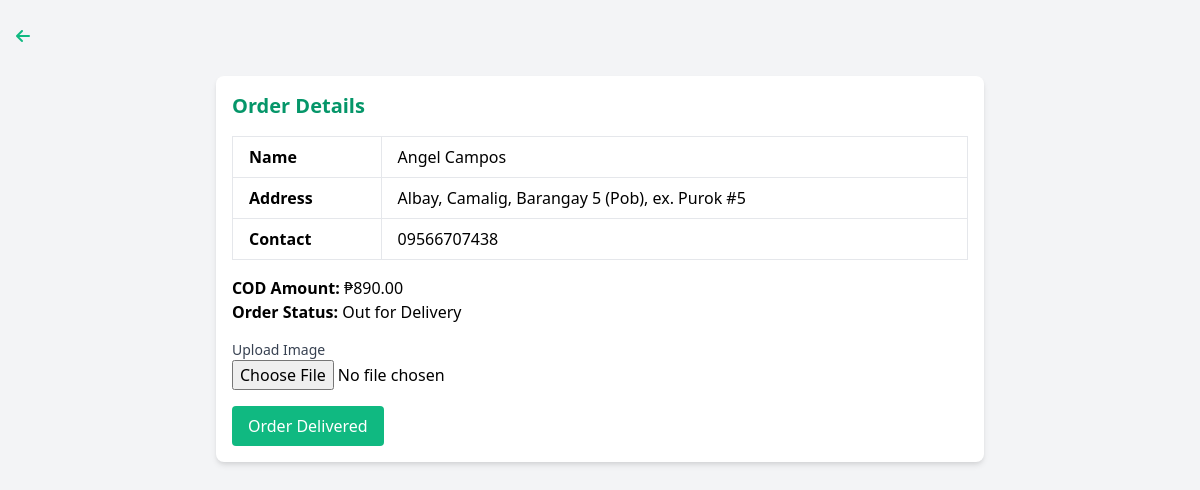
Screenshot of /rider/to_be_delivered.php?id=20 with the database file from the repository.
### tables this page shows
CREATE TABLE `orders` (
  `id` int(11) NOT NULL,
  `user_id` int(11) NOT NULL,
  `payment_method` varchar(255) NOT NULL,
  `ref_code` varchar(255) NOT NULL,
  `total_amount` decimal(10,2) NOT NULL,
  `prescription_image` longblob NOT NULL,
  `order_date` timestamp NOT NULL DEFAULT current_timestamp(),
  `order_status` varchar(50) NOT NULL DEFAULT 'Pending',
  `delivery_image` longblob DEFAULT NULL,
  `cancellation_reason` varchar(255) DEFAULT NULL
);

CREATE TABLE `users` (
  `id` int(11) NOT NULL,
  `email` varchar(255) NOT NULL,
  `password` varchar(255) NOT NULL,
  `firstname` varchar(255) NOT NULL,
  `lastname` varchar(255) NOT NULL,
  `contact` varchar(255) NOT NULL,
  `gender` varchar(50) NOT NULL,
  `city` varchar(225) NOT NULL,
  `province` varchar(225) NOT NULL,
  `barangay` varchar(255) NOT NULL,
  `additional_address` text DEFAULT NULL,
  `status` varchar(50) NOT NULL DEFAULT 'active'
);

### rider/to_be_delivered.php (the view, shortened to what this page needs)
<?php
$servername = "localhost";
$username = "root";
$password = "";
$dbname = "onlinepharmacy_db";
$conn = new mysqli($servername, $username, $password, $dbname);
if (isset($_GET['id'])) {
    $orderId = $_GET['id'];
    $sql = "SELECT o.id, o.user_id, CONCAT(u.firstname, ' ', u.lastname) AS name, CONCAT(u.province, ', ', u.city, ', ', u.barangay, ', ', u.additional_address) AS address,
            u.contact, o.payment_method, o.ref_code, o.total_amount, o.order_date, o.order_status, o.delivery_image
            FROM orders o
            JOIN users u ON o.user_id = u.id
            WHERE o.id = ?";
    $stmt = $conn->prepare($sql);
    $stmt->bind_param("i", $orderId);
    $stmt->execute();
    $result = $stmt->get_result();
    $order = $result->fetch_assoc();
    if ($order['order_status'] === 'Delivered') {
        $uploadHidden = true;
    } else {
        $uploadHidden = false;
    }
} else {
    die("Invalid request.");
}
?>
<!DOCTYPE html>
<html lang="en">
<head>
    <link href="https://cdn.jsdelivr.net/npm/tailwindcss@2.2.15/dist/tailwind.min.css" rel="stylesheet">
    <link href="https://cdnjs.cloudflare.com/ajax/libs/font-awesome/6.0.0-beta3/css/all.min.css" rel="stylesheet">
</head>
<body class="bg-gray-100">
    <a href="dashboard.php" class="mt-4 inline-block  text-green-500 px-4 py-2 rounded hover:bg-green-600">
        <i class="fas fa-arrow-left"></i>
    </a>
    <div class="bg-white rounded-lg mt-5 shadow-md mx-auto p-4 max-w-screen-md">
        <h2 class="text-xl font-semibold mb-4 text-green-600">Order Details</h2>
        <div class="overflow-x-auto">
            <table class="min-w-full table-auto border-collapse border border-gray-300">
                <tbody>
                    <tr>
                        <td class="border px-4 py-2 font-semibold">Name</td>
                        <td class="border px-4 py-2"><?php echo $order['name']; ?></td>
                    </tr>
                    <tr>
                        <td class="border px-4 py-2 font-semibold">Address</td>
                        <td class="border px-4 py-2"><?php echo $order['address']; ?></td>
                    </tr>
                    <tr>
                        <td class="border px-4 py-2 font-semibold">Contact</td>
                        <td class="border px-4 py-2"><?php echo $order['contact']; ?></td>
                    </tr>
                </tbody>
            </table>
        </div>
        <div class="mt-4">
            <ul>
                <li><strong>COD Amount:</strong> ₱<?php echo $order['total_amount']; ?></li>
                <li><strong>Order Status:</strong> <?php echo $order['order_status']; ?></li>
            </ul>
        </div>
        <form method="post" enctype="multipart/form-data" <?php if ($uploadHidden) echo 'hidden'; ?>>
            <div class="mt-4">
                <label class="block text-sm font-medium text-gray-700">Upload Image</label>
                <input type="file" name="image" required>
            </div>
            <button type="submit" name="confirm_order" class="mt-4 bg-green-500 text-white px-4 py-2 rounded hover:bg-green-600">
                Order Delivered
            </button>
        </form>
    </div>
</body>
</html>

### rows the page displays
orders: user.contact "09566707438", total_amount "890.00", order_status "Out for Delivery"

### other values shown
$order['name'] "Angel Campos"
$order['address'] "Albay, Camalig, Barangay 5 (Pob), ex. Purok #5"
